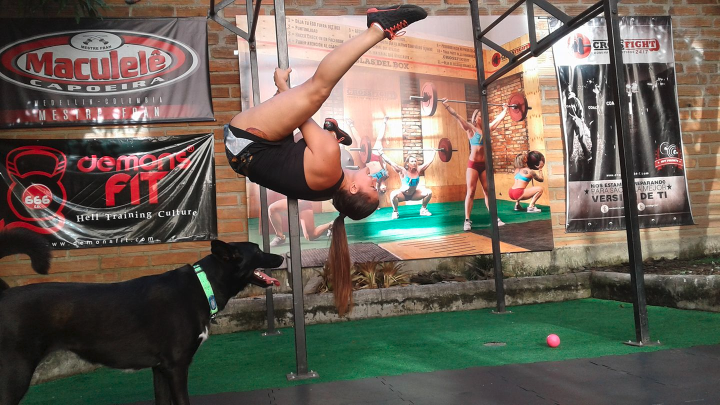
#> input picture Vision Artificial/Candy.png, 1440 x 810 px, given in place of Candy.jpg, which was not available (shown at 1/2 size)
$ python CAnnyBordes.py
#> lines starting #> are read from the running program, lines starting #| are printed output that depends on the picture; pictures that were not available may be replaced by others from this repository, and a replacement may not be noted
"""                                                     Algoritmo de Canny

El algoritmo de Canny es un popular método de detección de bordes, desarrollado por John F. Canny en 1986. El algoritmo consta de
múltiples etapas, cada una de las cuales se explicarán a continuación.


Reducción de ruido

Debido a que la detección de bordes es un proceso susceptible al ruido en la imagen, el primer paso es eliminarlo o reducirlo lo
más que se pueda. Para esto, el algoritmo utiliza un filtro Gaussiano 5×5, como los estudiados en anteriormente (ver filtro
Gaussiano).


Encontrando el gradiente de intensidad de la imagen

Una vez que la imagen ha sido alisada con el filtro Gaussiano, se calcula el gradiente de la misma. Para esto la imagen se filtra
nuevamente, esta vez utilizando un kernel Sobel en la dirección horizontal (Gx) y la dirección vertical (Gy). A partir de estas dos
imágenes, resultado de aplicar ambos kernels Gx y Gy, se pueden encontrar los bordes y la dirección del gradiente en cada píxel de
la imagen original:

donde Edge_Gradient es el valor del gradiente en los bordes de los objetos de la imagen y Angle indica la dirección perpendicular a
los bordes. El valor de este ángulo se redondea a uno de los cuatro ángulos que representan la dirección vertical, la horizontal y
las dos diagonales (0°, 45°, 90° y 135°).


Supresión de falsos máximos

Esta técnica es utilizada para afinar los bordes encontrados en el paso anterior. Básicamente, consiste en escanear la imagen para
eliminar los píxeles que no formen parte de los bordes. Para esto se compara el valor de cada píxel con sus vecinos cercanos en la
dirección del gradiente (perpendicular al borde). Si el valor del píxel en cuestión es mayor que sus píxeles vecinos, entonces este
es considerado un máximo local y el agoritmo lo acepta. De lo contrario, si el píxel resulta no ser un máximo local, entonces es
suprimido. El resultado final será una imagen con bordes muy finos.


Umbral de histéresis

El procedimiento anterior logra determinar los píxeles que conforman los bordes con bastante precisión. Sin embargo, aún pueden
quedar algunos píxeles provenientes del ruido o  de variaciones en los colores de la imagen. En esta cuarta estapa se decide cuáles
 píxeles pertenecen realmente a bordes y cuáles no. Para ello, se deben fijar dos valores de umbral, minVal y maxVal. Los píxeles
 con gradientes de intensidad mayores que maxVal serán aceptados como pertenecientes a los bordes, mientras que los  menores que
 minVal serán descartados. Los píxeles correspondientes a bordes con valores de gradientes que se encuentren entre estos dos
 umbrales son etiquetados como píxeles débiles. Estos últimos serán o no aceptados, dependiendo de su conectividad. Si están
 conectados a píxeles “fuertes”, se consideran parte de los bordes; de lo contrario, también se descartan. Para entender mejor
 este procedimiento, veamos el siguiente ejemplo:

El gráfico muestra el valor de la intensidad de los píxeles que conforman los bordes. En este caso, el píxel A será aceptado como
parte del borde dado que su valor supera el umbral maxVal, mientras que el píxel D será descartado por tener un valor inferior a
minVal. Por otra parte, los píxeles B y C se considerados débiles por encontrarse entre los dos valores umbrales. Sin embargo, B
será aceptado como parte de un borde, mientras que C no. La razón de esto, es que B está conectado a A, que es un píxel fuerte,
 pero C sólo está conecatdo a píxeles débiles o descartados.


Canny algoritmo en OpenCV

Todos los pasos del algoritmo de Canny, hasta aquí descritos, están contenidos en una simple funcion en OpenCV: cv2.Canny().
Veamos como usarla. El primer argumento es la imagen de entrada, mientras que el segundo y tercer argumento son minVal y maxVal,
respectivamente. El cuarto argumento es aperture_size, que no es más que el tamaño del kernel Sobel utilizado para buscar
gradientes de imagen (por defecto es 3). El último argumento es L2gradient que especifica la ecuación para encontrar la magnitud
del gradiente. Si es verdadero, utiliza la ecuación mencionada anteriormente que es más exacta, de lo contrario utiliza esta
función:

que viene desactivada por defecto."""

import cv2
from matplotlib import pyplot as plt
img = cv2.imread('Candy.jpg',0)
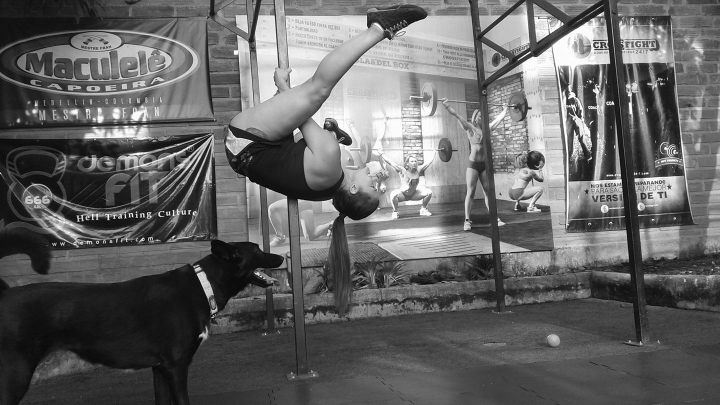
#> img: shape (810, 1440) (shown at 1/2 size); min 0, max 255, mean 100.3
bordes = cv2.Canny(img,180,260)
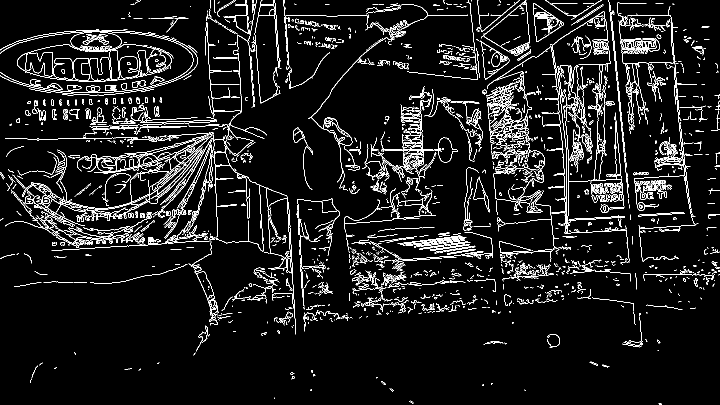
#> bordes: shape (810, 1440) (shown at 1/2 size); 6.7% white in thin lines or dots
plt.subplot(121),plt.imshow(img,cmap = 'gray')
plt.title('Imagen original'), plt.xticks([]), plt.yticks([])
plt.subplot(122),plt.imshow(bordes,cmap = 'gray')
plt.title('Bordes de la Imagen'), plt.xticks([]), plt.yticks([])
plt.show()
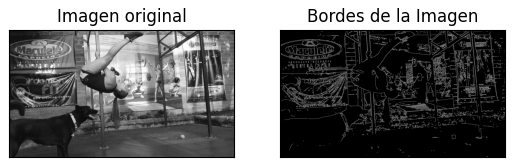
#> figure drawn by matplotlib, 2 panels
